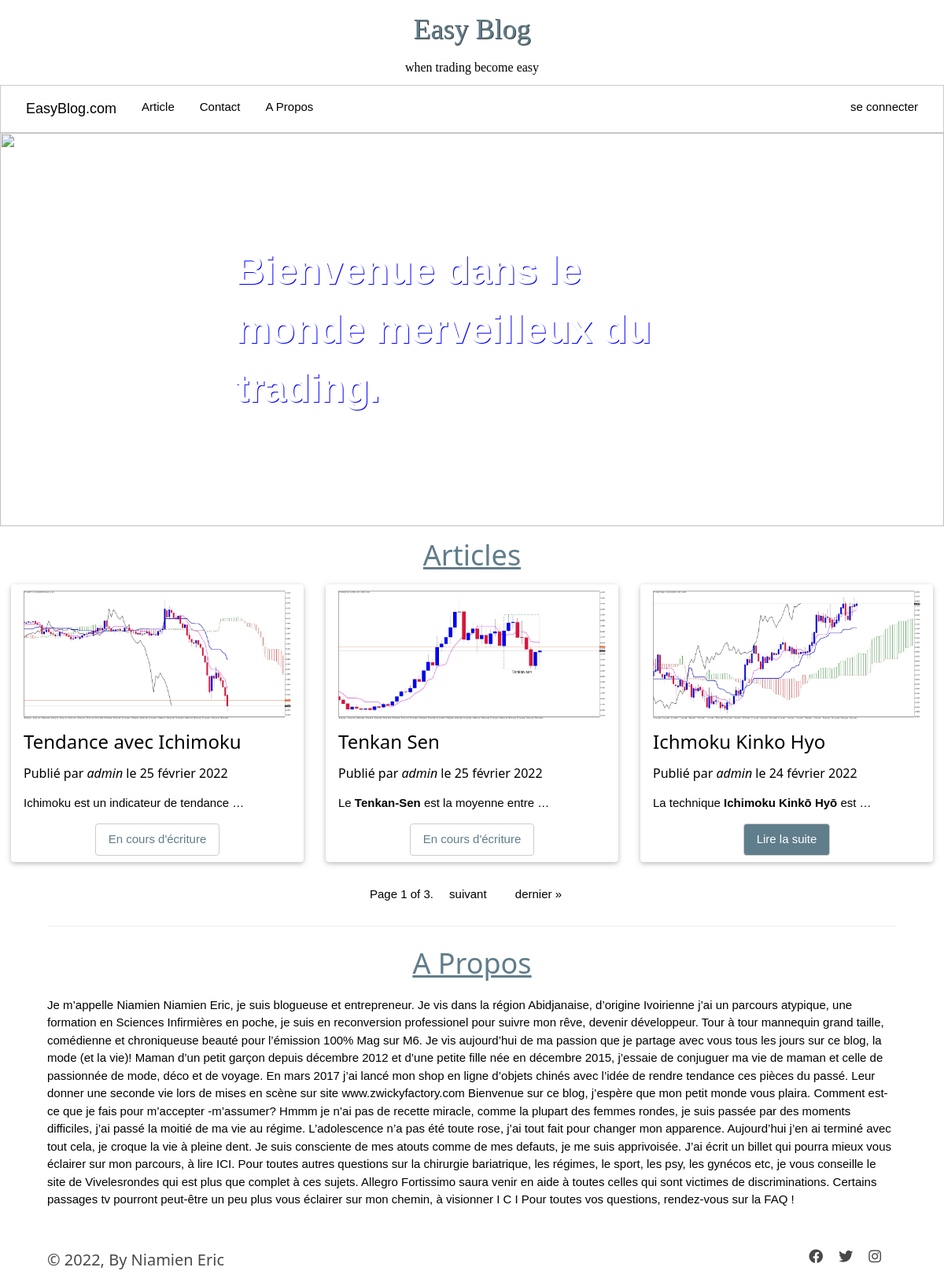
The app's page /, older data.
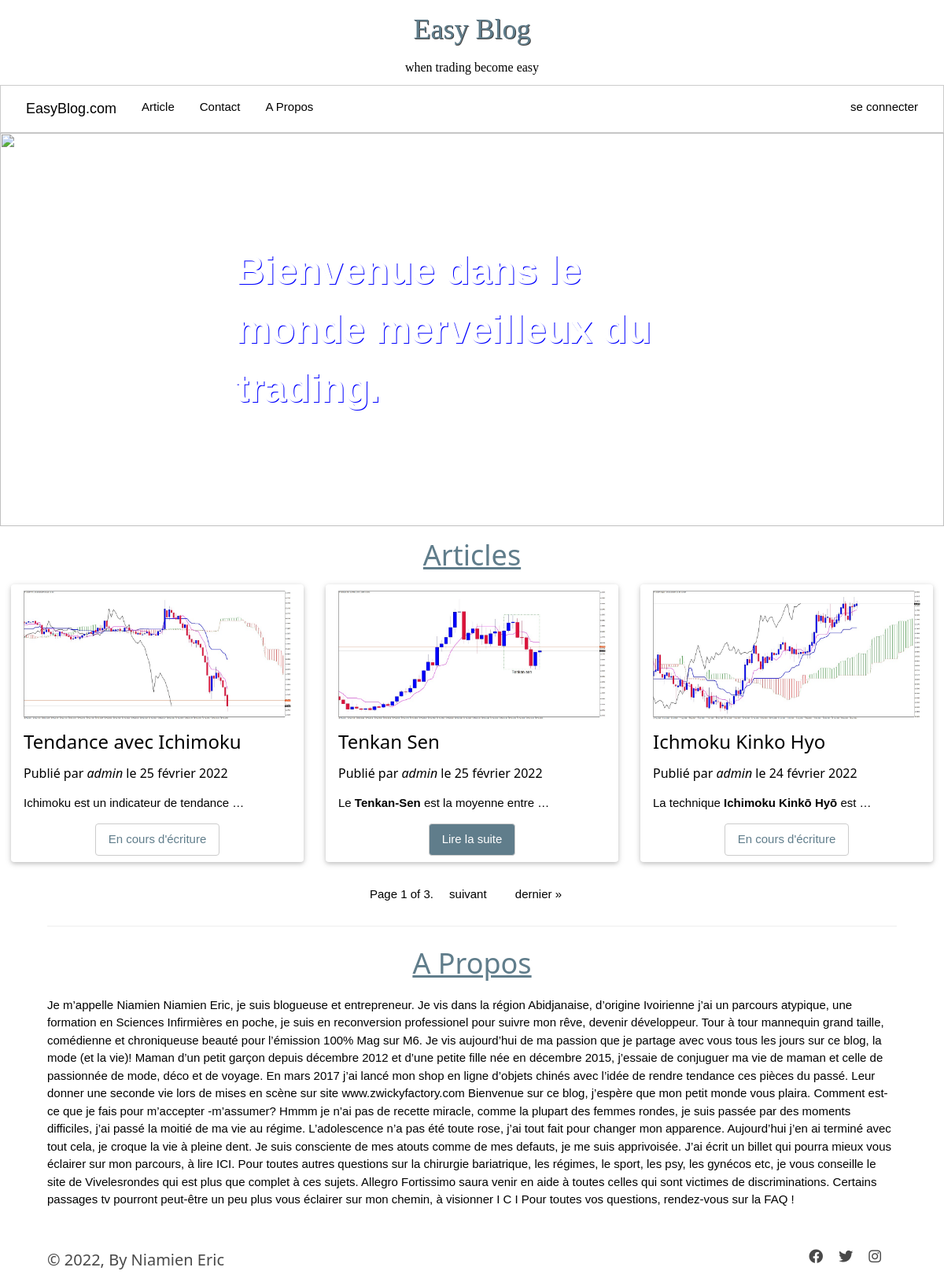
The same page, newer data.
### post/models.py (models this page shows, shortened)
class BlogPost(models.Model):
    title = models.CharField(max_length=255, unique=True, verbose_name="Titre")
    slug = models.SlugField(max_length=255, unique=True, blank=True)
    author = models.ForeignKey(User, on_delete=models.SET_NULL, null=True, blank=True)
    last_updated = models.DateTimeField(auto_now=True)
    created_on = models.DateField(blank=True, null=True)
    published = models.BooleanField(default=False, verbose_name="Publié")
    images = models.ImageField(upload_to='media')
    content =  HTMLField()
    class Meta:
        ordering = ['-created_on']
        verbose_name = "Article"
    @property
    def author_or_default(self):
        return self.author.username if self.author else "L'auteur inconnu"

### session/models.py (models this page shows)
class BlogUser(AbstractUser):
    pass

### post/views.py (the view)
# urls.py: path('', views.postAll, name='home'),
def postAll(request):
    home = True
    posts_all = BlogPost.objects.all()
    paginator = Paginator(posts_all, 3)
    page_number = request.GET.get('page')
    posts = paginator.get_page(page_number)
    context = {'posts':posts,'home':home}
    return render(request,'post/index.html',context)

### templates/post/index.html (shortened to what this page needs)
{% extends 'main.html' %}
{% load static %}
{% block headcontent %}
    <link rel="stylesheet" href="{% static 'css/index.css' %}">
{% endblock %}
{% block content %}
<div class="w3-display-container">
    <img  src="https://render.fineartamerica.com/images/images-profile-flow/350/images/artworkimages/medium/1/milkeweed-abstract-angela-king-jones.jpg" style="height: 500px; width: 100%;">
    <div class="w3-display-middle w3-text-white" style="font-size:50px; font-weight: bolder;text-shadow:1px 1px 0 blue">
        Bienvenue dans le monde merveilleux du trading.
    </div>
</div>
<h1 class="w3-center w3-text-blue-grey" id="article"><u>Articles</u></h1>
<div class="container-index">
    {% for post in posts %}
        <article class="article w3-card w3-round w3-padding">
            <img class="image" src="{{post.images.url}}" alt="" srcset="" style="width: 100%;">
            <h3>{{ post.title }}</h3>
            <h6>Publié par <i>{{ post.author_or_default }}</i> le {{ post.created_on|date:'j F Y' }}</h6>
            <p>{{ post.content|safe|truncatewords:6 }}</p>
            <div class="w3-container w3-center">
                {% if post.published %}
                    <a href="{% url 'details' post.slug %}" class="w3-button w3-blue-gray w3-border w3-round">Lire la suite</a>
                {% else %}
                    <a href="" class="w3-button w3-text-blue-grey w3-white w3-border w3-round">En cours d'écriture</a>
                {% endif %}
            </div>
        </article>
    {% endfor %}
</div>
<br>
<div class="w3-bar pagination  w3-center">
    <span class="step-links ">
        <span class="current">
            Page {{ posts.number }} of {{ posts.paginator.num_pages }}.
        </span>
        {% if posts.has_next %}
            <a class="w3-button" href="?page={{ posts.next_page_number }}#article">suivant</a>
            <a class="w3-button" href="?page={{ posts.paginator.num_pages }}#article">dernier &raquo;</a>
        {% endif %}
    </span>
</div>
<section style="margin: 10px 5%;">
    <hr>
    <h1 class="w3-center w3-text-blue-grey" id="about"><u>A Propos</u></h1>
    <p>
        Je m’appelle Niamien Niamien Eric, je suis blogueuse et entrepreneur. Je vis dans la région Abidjanaise, d’origine Ivoirienne j’ai un parcours atypique, une formation en Sciences Infirmières en poche, je suis en reconversion professionel pour suivre mon rêve, devenir développeur.
        Tour à tour mannequin grand taille, comédienne et chroniqueuse beauté pour l’émission 100% Mag sur M6. Je vis aujourd’hui de ma passion que je partage avec vous tous les jours sur ce blog, la mode (et la vie)!
        Maman d’un petit garçon depuis décembre 2012 et d’une petite fille née en décembre 2015, j’essaie de conjuguer ma vie de maman et celle de passionnée de mode, déco et de voyage.
        En mars 2017 j’ai lancé mon shop en ligne d’objets chinés avec l’idée de rendre tendance ces pièces du passé. Leur donner une seconde vie lors de mises en scène sur site www.zwickyfactory.com
        Bienvenue sur ce blog, j’espère que mon petit monde vous plaira.
        Comment est-ce que je fais pour m’accepter -m’assumer?
        Hmmm je n’ai pas de recette miracle, comme la plupart des femmes rondes, je suis passée par des moments difficiles, j’ai passé la moitié de ma vie au régime. L’adolescence n’a pas été toute rose, j’ai tout fait pour changer mon apparence. Aujourd’hui j’en ai terminé avec tout cela, je croque la vie à pleine dent. Je suis consciente de mes atouts comme de mes defauts, je me suis apprivoisée. J’ai écrit un billet qui pourra mieux vous éclairer sur mon parcours, à lire ICI.
        Pour toutes autres questions sur la chirurgie bariatrique, les régimes, le sport, les psy, les gynécos etc, je vous conseille le site de Vivelesrondes qui est plus que complet à ces sujets. Allegro Fortissimo saura venir en aide à toutes celles qui sont victimes de discriminations.
        Certains passages tv pourront peut-être un peu plus vous éclairer sur mon chemin, à visionner  I C I
        Pour toutes vos questions, rendez-vous sur la FAQ !
    </p>
</section>
{% endblock content %}

Row changes from the older to the newer data that the page shows:
changed BlogPost "Tenkan Sen": published "En cours d'écriture" → "Lire la suite"
changed BlogPost "Ichmoku Kinko Hyo": published "Lire la suite" → "En cours d'écriture"
